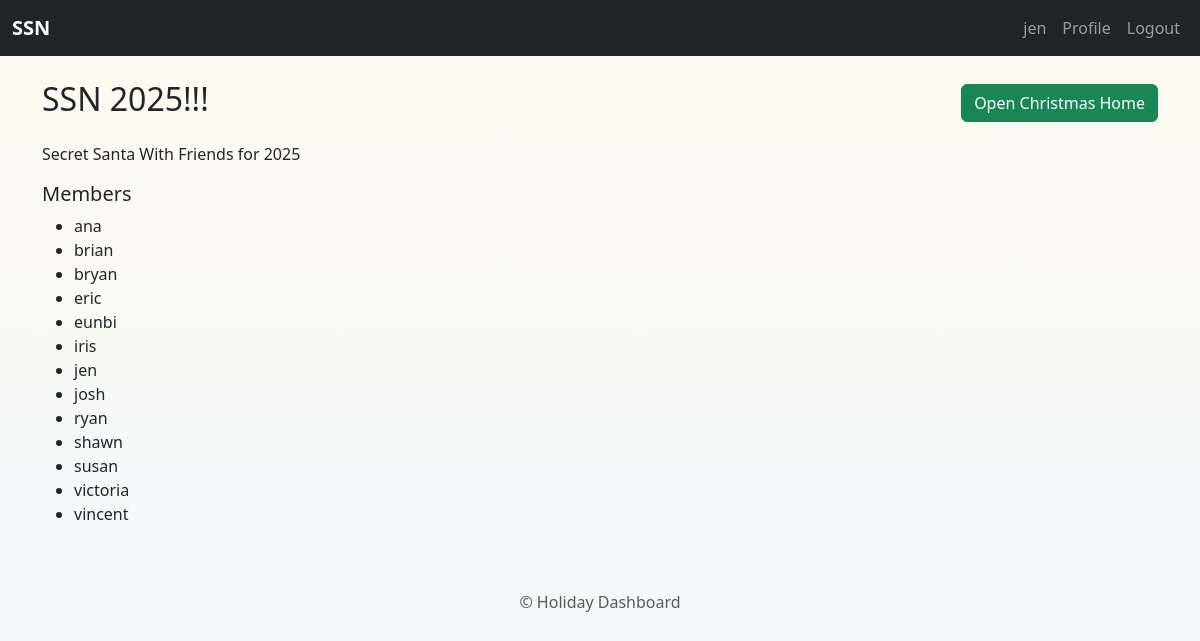
/group/1 (signed in), run on the app's committed database.
### webapp.py (models this page shows)
class User(db.Model):
    username = db.Column(db.String, primary_key=True)

class Group(db.Model):
    id = db.Column(db.Integer, primary_key=True)
    name = db.Column(db.String, nullable=False)
    desc = db.Column(db.String, nullable=True)
    members = db.relationship("User", secondary=group_members, backref="groups")

### webapp.py (the view)
@app.route("/group/<int:group_id>")
def group_page(group_id: int):
    if not session.get("user"):
        return redirect(url_for("login"))
    group = Group.query.get(group_id)
    if not group:
        flash("Group not found", "warning")
        return redirect(url_for("dashboard"))
    g = {"id": group.id, "name": group.name, "desc": group.desc, "members": [m.username for m in group.members]}
    return render_template("group.html", group=g)

### templates/group.html (shortened to what this page needs)
{% extends "base.html" %}
{% block content %}
  <div class="d-flex justify-content-between align-items-center mb-3">
    <h2>{{ group.name }}</h2>
    <a class="btn btn-success" href="{{ url_for('christmas_home', group_id=group.id) }}">Open Christmas Home</a>
  </div>
  <p>{{ group.desc }}</p>
  <h5>Members</h5>
  <ul>
    {% for m in group.members %}
      <li>{{ m }}</li>
    {% endfor %}
  </ul>
{% endblock %}

### templates/base.html (shortened to what this page needs)
<!doctype html>
<html lang="en">
  <head>
    <link href="https://cdn.jsdelivr.net/npm/bootstrap@5.3.0/dist/css/bootstrap.min.css" rel="stylesheet">
    <link rel="stylesheet" href="{{ url_for('static', filename='css/styles.css') }}">
  </head>
  <body class="bg-winter">
    <nav class="navbar navbar-expand-lg navbar-dark bg-dark">
      <div class="container-fluid">
        <a class="navbar-brand" href="{{ url_for('dashboard') }}">SSN</a>
        <div class="collapse navbar-collapse">
          <ul class="navbar-nav ms-auto">
            {% if session.user %}
            <li class="nav-item"><a class="nav-link" href="#">{{ session.user }}</a></li>
            <li class="nav-item"><a class="nav-link" href="{{ url_for('profile') }}">Profile</a></li>
            <li class="nav-item"><a class="nav-link" href="{{ url_for('logout') }}">Logout</a></li>
            {% else %}
            <li class="nav-item"><a class="nav-link" href="{{ url_for('login') }}">Login</a></li>
            {% endif %}
          </ul>
        </div>
      </div>
    </nav>
    <div class="container py-4">
      {% block content %}{% endblock %}
    </div>
    <footer class="text-center py-4 text-muted">
      © Holiday Dashboard
    </footer>
  </body>
</html>

### static/css/styles.css (style rules this page uses)
body.bg-winter { background: linear-gradient(180deg, #fffaf0, #f0f8ff); min-height: 100vh; }
.bg-winter::before { content: ""; position: fixed; left: 0; top: 0; width: 100%; height: 100%; pointer-events: none; background-image: radial-gradient(circle at 10px 10px, rgba(255,255,255,0.9) 2px, transparent 3px), radial-gradient(circle at 40px 30px, rgba(255,255,255,0.85) 2px, transparent 3px); background-size: 200px 200px, 300px 300px; opacity: 0.25; }
.navbar-brand { font-weight: 700; }

### data on the page
User: user "jen", username "jen"
Group: name "SSN 2025!!!", desc "Secret Santa With Friends for 2025"
User: username "ana"
User: username "brian"
User: username "bryan"
User: username "eric"
User: username "eunbi"
User: username "iris"
User: username "josh"
User: username "ryan"
User: username "shawn"
User: username "susan"
User: username "victoria"
User: username "vincent"
